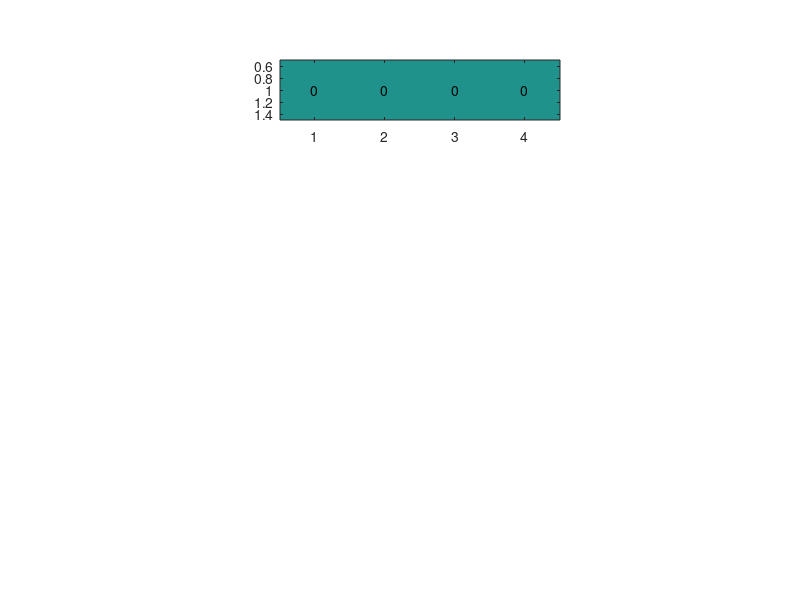

Recreate this plot in MATLAB. (Note: this script raises an error after producing the figure.)
%% Main script for calling mouse data simulation network
% 2019-08-14 plotting now handles multiple varied parameters
clearvars;
close all;

addpath('mechs')
addpath('dependencies')
addpath('eval_scripts')
addpath('genlib')
addpath(genpath('../dynasim'))

ICdir = 'ICSimStim\mouse\v2\155210_seed142307_s30';
% ICdirPath = 'Z:\eng_research_hrc_binauralhearinglab\Model-Junzi_files_backup-remove_when_copied\V21\STRFs\163857\'
ICdirPath = [ICdir filesep];
ICstruc = dir([ICdirPath '*.mat']);

%% varied parameters
varies(1).conxn = '(IC->IC)';
varies(1).param = 'trial';
varies(1).range = 1:20;

varies(end+1).conxn = '(S->R)';
varies(end).param = 'gSYN';
varies(end).range = 0.15; %0.15:0.005:0.19;
% 
% varies(end+1).conxn = '(IC->R)';
% varies(end).param = 'gSYN';
% varies(end).range = [0.18,.2]; %0.15:0.005:0.19;
%% Initialize variables
plot_rasters = 1;

y=1;
x=1;
numSpatialChan = 4;
nIC = length(ICstruc);
nvaried = {varies(2:end).range};
nvaried = prod(cellfun(@length,nvaried));
performanceMax=zeros(numSpatialChan,16,nvaried);
pMaxm0=zeros(numSpatialChan,4,nvaried);
pMaxs0=zeros(numSpatialChan,4,nvaried);
diagConfigs = [6,12,18,24];
datetime=datestr(now,'yyyymmdd-HHMMSS');

for z = 1:length(ICstruc)
    % restructure IC spikes
    load([ICdirPath ICstruc(z).name],'t_spiketimes');
    temp = cellfun(@max,t_spiketimes,'UniformOutput',false);
    tmax = max([temp{:}]);
    spks = zeros(20,4,tmax); %I'm storing spikes in a slightly different way...
    for j = 1:size(t_spiketimes,1) %trials [1:10]
        for k = 1:size(t_spiketimes,2) %neurons [(1:4),(1:4)]
            if k < 5 %song 1
                spks(j,k,round(t_spiketimes{j,k})) = 1;
            else
                spks(j+10,k-4,round(t_spiketimes{j,k})) = 1;
            end
        end
    end

    % save spk file
    spatialConfig = strsplit(ICstruc(z).name,'.');
    study_dir = fullfile(pwd, 'run', datetime, filesep, spatialConfig{1});
    if exist(study_dir, 'dir')
      rmdir(study_dir, 's');
    end
    mkdir(fullfile(study_dir, 'solve'));
    save(fullfile(study_dir, 'solve','IC_spks.mat'),'spks');

    % call network
    time_end = size(spks,3);
    if ICstruc(z).name(2)=='0' %masker only
        [pMaxs0(:,z,:),annotstr]= mouse_network_singleChan(study_dir,time_end,varies,plot_rasters,ICstruc(z).name);
    elseif ICstruc(z).name(4)=='0' %target only
        [pMaxm0(:,y,:),annotstr]= mouse_network_singleChan(study_dir,time_end,varies,plot_rasters,ICstruc(z).name);
        y= y+1;
    else
        [performanceMax(:,x,:),annotstr]= mouse_network_singleChan(study_dir,time_end,varies,plot_rasters,ICstruc(z).name);
        x=x+1;
    end
end

%         figure;
%         for ii = 1:4
%             subplot(1,4,ii)
%             plotSpikeRasterFs(flipud(logical(squeeze(spks(:,ii,:)))), 'PlotType','vertline');
%             xlim([0 2000])
%         end

%% performance grids
neurons = {'left sigmoid','gaussian','u','right sigmoid'};

for vv = 1:nvaried
    for nn = 1:numSpatialChan
    % output 1 by 4 grid of only masker
    figure
    textColorThresh = 70;
    l=num2cell(round(pMaxm0(nn,:,vv)));
    l= cellfun(@num2str, l,'UniformOutput', false);
    positionVector = [0.35 0.8 0.35 0.1];
    subplot('Position',positionVector)
    im=imagesc(pMaxm0(nn,:,vv));
    x = [1,2,3,4];
    y=[1,1,1,1];
    t= text(x(:),y(:), l, 'HorizontalAlignment', 'Center');
    for i= 1:4
        t(i).FontSize=12;
        if pMaxm0(i,vv)>textColorThresh
            t(i).Color = 'k';
        else
            t(i).Color= 'w';
        end
    end
    colormap('parula'); % this makes the boxes blue
    caxis([50 100])
    % output 1 by 4 grid of only target
    l=num2cell(round(pMaxs0(nn,:,vv)));
    l= cellfun(@num2str, l,'UniformOutput', false);
    positionVector = [0.35 0.65 0.35 0.1];
    subplot('Position',positionVector)
    im=imagesc(pMaxs0(nn,:,vv));
    x = [1,2,3,4];
    y=[1,1,1,1];
    t= text(x(:),y(:), l, 'HorizontalAlignment', 'Center');
    for i= 1:4
        t(i).FontSize=12;
        if pMaxs0(i,vv)>textColorThresh
            t(i).Color = 'k';
        else
            t(i).Color= 'w';
        end
    end
    colormap('parula'); % this makes the boxes blue
    caxis([50 100])
    % output- 4 by 4 grid- calculate in a seperate script
    % plot the matrix similar to the that on the paper- imagesc()
    mat = reshape(performanceMax(nn,:,vv),4,4);
    mat = flipud(mat);
    l = num2cell(round(mat));
    l = cellfun(@num2str, l,'UniformOutput', false);
    positionVector = [0.35 0.15 0.4 0.4];
    subplot('Position',positionVector)
    im=imagesc(mat);
    x = repmat(1:4,4,1);
    y=x';
    t= text(x(:),y(:), l, 'HorizontalAlignment', 'Center');
    for i= 1:16
        t(i).FontSize=12;
        if mat(i)>textColorThresh
            t(i).Color = 'k';
        else
            t(i).Color= 'w';
        end
    end
    colormap('parula'); % this makes the boxes blue
    colorbar;
    caxis([50 100])
    xlabel('song location')
    ylabel('masker location')
    yticks(1:4)
    yticklabels({'90','45','0','-90'})
    xticks(1:4)
    xticklabels({'-90','0','45','90'})
    set(gca,'fontsize',12)
    %positionVector = [x0+subplotloc*(dx+lx) y0 lx ly];
    %subplot('Position',positionVector)
    
    % save grid
    ICparts = strsplit(ICdir, filesep);
    suptitle(neurons{nn})
    annotation('textbox',[.75 .6 .2 .1],...
               'string',annotstr(vv,:),...
               'FitBoxToText','on',...
               'LineStyle','none')

    Dirparts = strsplit(study_dir, filesep);
    DirPart = fullfile(Dirparts{1:end-1});
    saveas(gca,[DirPart filesep 'performance_grid_v ' num2str(vv) '.tiff'])
    end
end